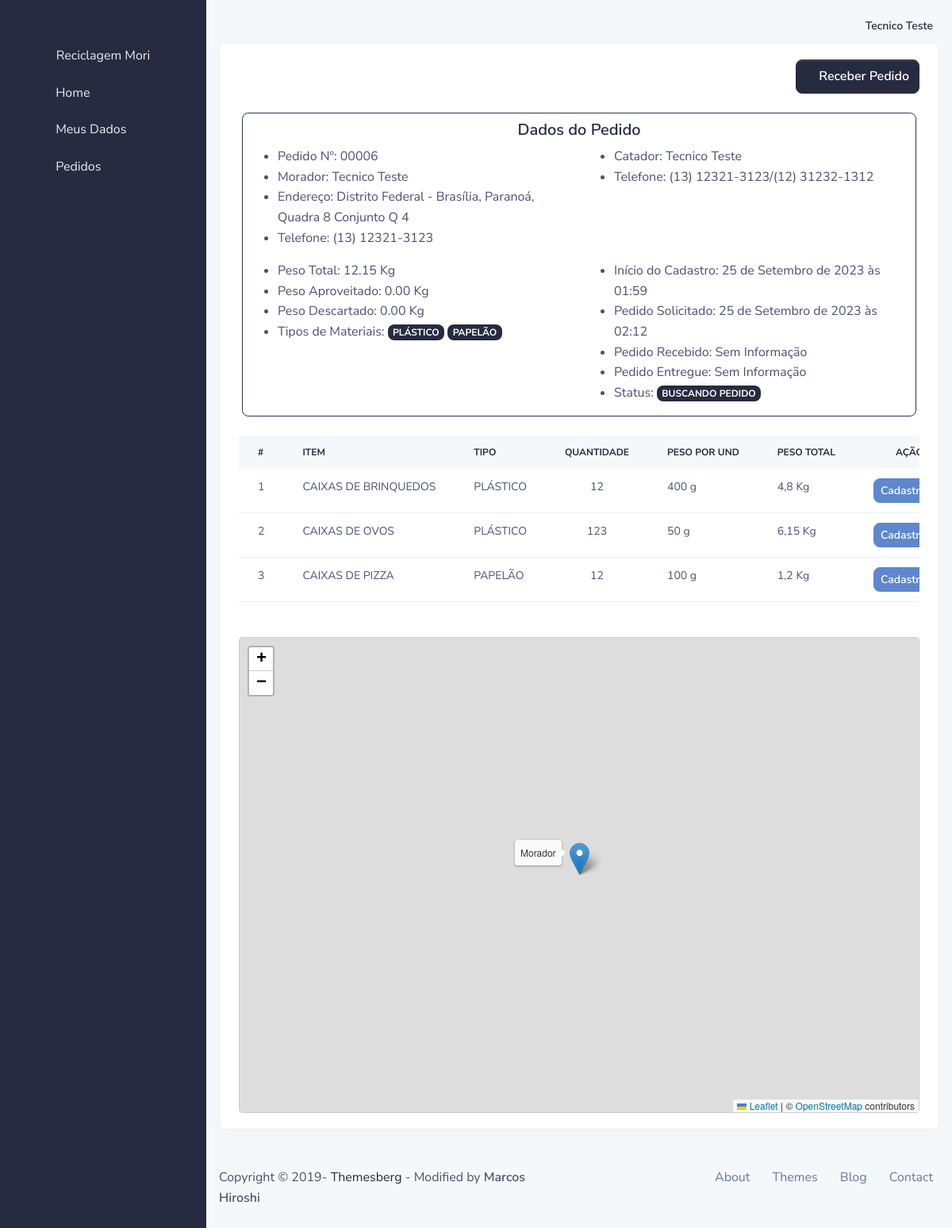
The page /catador/pedido/6/ver/ (signed in) on the database its author committed.
### usuario/models.py (models this page shows, shortened)
class User(AbstractBaseUser, PermissionsMixin):
    email = models.EmailField(verbose_name='Email de usuário', unique=True)
    first_name = models.CharField(max_length=300, blank=True, verbose_name='Nome')
    last_name = models.CharField(max_length=300, blank=True, verbose_name='Sobrenome')
    date_joined = models.DateTimeField(_('date joined'), auto_now_add=True)
    is_active = models.BooleanField(_('active'), default=False)
    is_staff = models.BooleanField(_('staff'), default=False)
    profile_active = models.ForeignKey(Group, models.DO_NOTHING, related_name='profile_active', blank=True, null=True)
    objects = UserManager()
    USERNAME_FIELD = 'email'
    REQUIRED_FIELDS = ['first_name', 'last_name']
    class Meta:
        verbose_name = _('user')
        verbose_name_plural = _('users')
    def get_full_name(self):
        return ('%s %s' % (self.first_name, self.last_name)).strip()
    def __str__(self):
        return self.get_full_name().title()

### core/models/servico.py (models this page shows, shortened)
class OrdemServico(models.Model):
    status = models.ForeignKey(StatusServico, models.DO_NOTHING, related_name='ordem_servico_status')
    morador = models.ForeignKey(Morador, models.DO_NOTHING, related_name='ordem_servico_morador')
    catador = models.ForeignKey(Catador, models.DO_NOTHING, related_name='ordem_servico_catador', blank=True, null=True)
    data_criada = models.DateTimeField(auto_now_add=True)
    data_solicitada = models.DateTimeField(blank=True, null=True)
    data_buscada = models.DateTimeField(blank=True, null=True)
    data_entregue = models.DateTimeField(blank=True, null=True)
    def peso_total_servico(self):
        total = 0
        if hasattr(self, 'itens_ordem_servico'):
            for item in self.itens_ordem_servico.all():
                total += item.peso_total()
        return '%.2f' % total
    def peso_real(self):
        total = 0
        if hasattr(self, 'itens_ordem_servico'):
            for item in self.itens_ordem_servico.all():
                total += item.peso_total() if item.status.nome in ['ACEITO', 'ENTREGUE'] else 0
        return '%.2f' % total
    def peso_descartado(self):
        total = 0
        if hasattr(self, 'itens_ordem_servico'):
            for item in self.itens_ordem_servico.all():
                total += item.peso_total() if item.status.nome == 'NÃO ACEITO' else 0
        return '%.2f' % total
    def materiais_servico(self):
        lista = []
        if hasattr(self, 'itens_ordem_servico'):
            for item in self.itens_ordem_servico.all():
                if item.item.tipo.nome not in lista:
                    lista.append(item.item.tipo.nome)
        return lista
    def numero(self):
        return '{:0>5}'.format(self.id)

class ItemServico(models.Model):
    ordem = models.ForeignKey(OrdemServico, models.DO_NOTHING, related_name='itens_ordem_servico')
    status = models.ForeignKey(StatusItem, models.DO_NOTHING, related_name='itens_status', default=1)
    ponto_coleta = models.ForeignKey(PontoColeta, models.DO_NOTHING, related_name='itens_ponto_coleta', blank=True, null=True)
    item = models.ForeignKey(Item, models.DO_NOTHING, related_name='ordem_servico_item', verbose_name='Item para ser reciclado')
    qtd = models.PositiveIntegerField(verbose_name='Quantidade do mesmo item')
    class Meta:
        ordering = ['id']
    def peso_total(self):
        return (self.item.peso * self.qtd)/1000

class StatusItem(models.Model):
    nome = models.CharField(max_length=100)

class StatusServico(models.Model):
    nome = models.CharField(max_length=100)
    def __str__(self):
        return self.nome

### morador/models.py (models this page shows, shortened)
class Morador(models.Model):
    date_create = models.DateTimeField(auto_now_add=True)
    data_updated = models.DateTimeField(auto_now=True)
    user = models.OneToOneField(User, models.DO_NOTHING, related_name='morador_usuario')
    cpf = models.CharField(max_length=14, verbose_name='CPF')
    data_nascimento = models.DateField(verbose_name='Data de nascimento')
    genero = models.ForeignKey(Genero, models.DO_NOTHING, verbose_name='Gênero')
    telefone_1 = models.CharField(max_length=18, verbose_name='Telefone 1', help_text='(WHATSAPP)')
    telefone_2 = models.CharField(max_length=18, verbose_name='Telefone 2', null=True, blank=True)
    cep = models.CharField(max_length=9, verbose_name='CEP')
    logradouro = models.CharField(max_length=255, verbose_name='Endereço')
    complemento = models.CharField(max_length=255, verbose_name='Complemento', null=True, blank=True)
    municipio = models.ForeignKey(Municipio, models.DO_NOTHING, verbose_name='Município')
    longitude = models.DecimalField(max_length=255, max_digits=20, decimal_places=18, verbose_name='longitude', help_text='Coordenada geográfica da sua residência')
    latitude = models.DecimalField(max_length=255, max_digits=20, decimal_places=18, verbose_name='latitude', help_text='Coordenada geográfica da sua residência')
    def __str__(self):
        return self.user.get_full_name().title()
    def endereco(self):
        endereco = '%s - %s, %s %s' % (
            self.municipio.estado.nome,
            self.municipio.nome,
            self.logradouro,
            self.complemento if self.complemento else ''
        )
        return endereco.title()
    def localizacao(self):
        return [str(self.latitude), str(self.longitude)]

### core/models/localidade.py (models this page shows, shortened)
class Municipio(models.Model):
    nome = models.CharField(verbose_name="NOME", max_length=255)
    estado = models.ForeignKey(Estado, models.DO_NOTHING, verbose_name="ESTADO")

class Estado(models.Model):
    nome = models.CharField(max_length=255, verbose_name="NOME")
    uf = models.CharField(max_length=2, verbose_name="UF")
    regiao = models.ForeignKey(Regiao, models.DO_NOTHING, verbose_name="REGIÃO")

### catador/models.py (models this page shows, shortened)
class Catador(models.Model):
    date_create = models.DateTimeField(auto_now_add=True)
    data_updated = models.DateTimeField(auto_now=True)
    user = models.OneToOneField(User, models.DO_NOTHING, related_name='catador_usuario')
    cpf = models.CharField(max_length=14, verbose_name='CPF')
    data_nascimento = models.DateField(verbose_name='Data de nascimento')
    genero = models.ForeignKey(Genero, models.DO_NOTHING, verbose_name='Gênero')
    telefone_1 = models.CharField(max_length=18, verbose_name='Telefone 1', help_text='(WHATSAPP)')
    telefone_2 = models.CharField(max_length=18, verbose_name='Telefone 2', null=True, blank=True)
    cep = models.CharField(max_length=9, verbose_name='CEP')
    logradouro = models.CharField(max_length=255, verbose_name='Endereço')
    complemento = models.CharField(max_length=255, verbose_name='Complemento', null=True, blank=True)
    municipio = models.ForeignKey(Municipio, models.DO_NOTHING, verbose_name='Município')
    longitude = models.DecimalField(max_length=255, max_digits=20, decimal_places=18, verbose_name='longitude', help_text='Coordenada geográfica da sua residência')
    latitude = models.DecimalField(max_length=255, max_digits=20, decimal_places=18, verbose_name='latitude', help_text='Coordenada geográfica da sua residência')
    def __str__(self):
        return self.user.get_full_name().title()

### core/models/item.py (models this page shows, shortened)
class Item(models.Model):
    nome = models.CharField(max_length=100, verbose_name="NOME")
    tipo = models.ForeignKey(Tipo, models.DO_NOTHING, related_name='item_tipo')
    peso = models.PositiveIntegerField()
    class Meta:
        ordering = ['nome']

class Tipo(models.Model):
    nome = models.CharField(max_length=100, verbose_name="NOME")

### catador/views.py (the view)
# urls.py: path('pedido/<int:pk>/ver/', CatadorPedidoVerView.as_view(), name='catador_pedido_ver'),
class CatadorPedidoVerView(PermissionRequiredMixin, UserPassesTestMixin, DetailView):
    model = OrdemServico
    template_name = '03_catador/pedido_ver.html'
    permission_required = 'catador.view_catador'
    def test_func(self):
        return True if self.request.user.is_authenticated and self.request.user.profile_active.name == 'CATADOR' else False
    def get_context_data(self, **kwargs):
        return dict(
            super().get_context_data(**kwargs),
            list_finalizado=self.object.itens_ordem_servico.filter(status__nome='ENTREGUE') if self.object.status.nome == 'ENTREGUE NO CENTRO DE COLETA' else False
        )

### www/templates/03_catador/pedido_ver.html (shortened to what this page needs)
{% extends '03_catador/base.html' %}
{% load static %}
{% block extra_css %}
<link rel="stylesheet" href="https://unpkg.com/leaflet@1.7.1/dist/leaflet.css" />
<link rel="stylesheet" href="https://cdn.jsdelivr.net/npm/leaflet-routing-machine@3.2.12/dist/leaflet-routing-machine.css" />
{% endblock extra_css %}
{% block main %}
    <div class="row">
        <div class="col-md-12">
            <div class="card border-light shadow-sm">
                <div class="card-body">
                    {% if object.status.nome == 'BUSCANDO PEDIDO' %}
                    <div class="row">
                        <div class="col">
                            <a href="{% url 'catador_pedido_receber' object.id %}" class="btn btn-primary float-right">
                                <span class="fa fa-truck-loading"></span> Receber Pedido
                            </a>
                        </div>
                    </div>
                    {% endif %}
                    {% include '02_morador/partials/dados_pedido.html' with pedido=object %}
                    <div class="row mt-4">
                        <div class="col-md-12">
                            <div class="table-responsive">
                                <table class="table table-centered table-nowrap m-0 rounded">
                                    <thead class="thead-light">
                                        <tr>
                                            <th class="border-0">#</th>
                                            <th class="border-0">Item</th>
                                            <th class="border-0">Tipo</th>
                                            <th class="border-0 text-center">Quantidade</th>
                                            <th class="border-0">Peso Por Und</th>
                                            <th class="border-0">Peso Total</th>
                                            <th class="border-0 text-center">Ação</th>
                                        </tr>
                                    </thead>
                                    <tbody>
                                        {% for item in object.itens_ordem_servico.all %}
                                            <tr {% if item.id == object.id %} class="table-secondary" {% endif %}>
                                                <td>{{ forloop.counter }}</td>
                                                <td>{{ item.item.nome }}</td>
                                                <td>{{ item.item.tipo.nome }}</td>
                                                <td class="text-center">{{ item.qtd }}</td>
                                                <td>{{ item.item.peso }} g</td>
                                                <td>{{ item.peso_total }} Kg</td>
                                                <td class="text-center">
                                                    {% if item.status.nome == 'CADASTRADO' %}
                                                    <button class="btn btn-sm btn-info disabled" type="button">
                                                        Cadastrado
                                                    </button>
                                                    {% elif item.status.nome == 'ACEITO' %}
                                                    <button class="btn btn-sm btn-success disabled" type="button">
                                                        Aceito
                                                    </button>
                                                    {% elif item.status.nome == 'NÃO ACEITO' %}
                                                    <button class="btn btn-sm btn-danger disabled" type="button">
                                                        Não Aceito
                                                    </button>
                                                    {% else %}
                                                    <button class="btn btn-sm btn-light disabled" type="button">
                                                        Entregue
                                                    </button>
                                                    {% endif %}
                                                </td>
                                            </tr>
                                        {% endfor %}
                                    </tbody>
                                </table>
                            </div>
                        </div>
                    </div>
                    <div class="row mt-4">
                        <div class="col-md-12">
                            <div id="map-container">
                                <div id="map"></div>
                            </div>
                        </div>
                    </div>
                </div>
            </div>
        </div>
    </div>
{% endblock main %}

### www/templates/03_catador/partials/navbar_main.html (shortened to what this page needs)
{% load static %}
<nav class="navbar navbar-top navbar-expand navbar-dashboard navbar-dark pl-0 pr-2 pb-0">
    <div class="container-fluid px-0">
        <div class="d-flex justify-content-between w-100" id="navbarSupportedContent">
            <ul class="navbar-nav align-items-center">
                <li class="nav-item dropdown">
                    <a class="nav-link pt-1 px-0" href="#" role="button" data-toggle="dropdown" aria-haspopup="true"
                       aria-expanded="false">
                        <div class="media d-flex align-items-center">
                            <i class="fa fa-user" style="font-size: 18px; color: #0a0b10"></i>
                            <div class="media-body ml-2 text-dark align-items-center d-lg-block">
                                <span class="mb-0 font-small font-weight-bold">{{ user|title }}</span>
                            </div>
                        </div>
                    </a>
                </li>
            </ul>
        </div>
    </div>
</nav>

### www/templates/02_morador/partials/dados_pedido.html
<div class="row mt-4 border border-black rounded ml-1 mr-1">
    <div class="col-12">
        <h5 class="text-center mt-2">Dados do Pedido</h5>
        <div class="row">
            <div class="col">
                <ul>
                    <li>Pedido Nº: {{ pedido.numero }}</li>
                    <li>Morador: {{ pedido.morador }}</li>
                    <li>Endereço: {{ pedido.morador.endereco }}</li>
                    <li>Telefone: {{ pedido.morador.telefone_1 }}{% if pedido.morador.telefone_2 %}/{{ pedido.morador.telefone_2 }}{% endif %}</li>
                </ul>
            </div>
            <div class="col">
                <ul>
                    <li>Catador: {{ pedido.catador|default_if_none:'Sem Informação' }}</li>
                    <li>Telefone: {{ pedido.catador.telefone_1|default:'Sem Informação' }}{% if pedido.catador.telefone_2 %}/{{ pedido.catador.telefone_2 }}{% endif %}</li>
                </ul>
            </div>
        </div>
        <div class="row">
            <div class="col">
                <ul>
                    <li>Peso Total: {{ pedido.peso_total_servico }} Kg</li>
                    <li>Peso Aproveitado: {{ pedido.peso_real }} Kg</li>
                    <li>Peso Descartado: {{ pedido.peso_descartado }} Kg</li>
                    <li>Tipos de Materiais: {% for tipo in pedido.materiais_servico %}<span class="badge badge-md bg-primary">{{ tipo }}</span> {% empty %} SEM INFORMAÇÃO {% endfor %}</li>
                </ul>
            </div>
            <div class="col">
                <ul>
                    <li>Início do Cadastro: {{ pedido.data_criada }}</li>
                    <li>Pedido Solicitado: {{ pedido.data_solicitada|default_if_none:'Sem Informação' }}</li>
                    <li>Pedido Recebido: {{ pedido.data_buscada|default_if_none:'Sem Informação' }}</li>
                    <li>Pedido Entregue: {{ pedido.data_entregue|default_if_none:'Sem Informação' }}</li>
                    <li>Status: <span class="badge badge-md bg-primary">{{ pedido.status }}</span></li>
                </ul>
            </div>
        </div>
    </div>
</div>

### rows shown on the page
User: first_name+last_name "Tecnico Teste"
OrdemServico: numero "00006", morador "Tecnico Teste", morador.endereco "Distrito Federal - Brasília, Paranoá, Quadra 8 Conjunto Q 4", morador.telefone_1 "(13) 12321-3123", catador "Tecnico Teste", catador.telefone_1 "(13) 12321-3123", catador.telefone_2 "(12) 31232-1312", peso_total_servico "12.15", peso_real "0.00", peso_descartado "0.00", data_criada "25 de Setembro de 2023 às 01:59", data_solicitada "25 de Setembro de 2023 às 02:12", data_buscada "Sem Informação", data_entregue "Sem Informação", status "BUSCANDO PEDIDO"
Tipo: materiais_servico "PLÁSTICO"
Tipo: materiais_servico "PAPELÃO"
ItemServico: item.nome "CAIXAS DE BRINQUEDOS", item.tipo.nome "PLÁSTICO", qtd "12", item.peso "400", peso_total "4,8", shows "Cadastrado"
ItemServico: item.nome "CAIXAS DE OVOS", item.tipo.nome "PLÁSTICO", qtd "123", item.peso "50", peso_total "6,15", shows "Cadastrado"
ItemServico: item.nome "CAIXAS DE PIZZA", item.tipo.nome "PAPELÃO", qtd "12", item.peso "100", peso_total "1,2", shows "Cadastrado"
